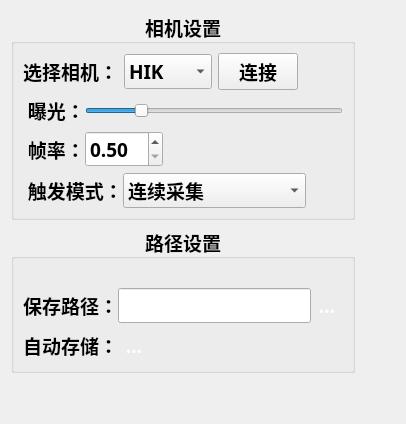
         <widget class="QWidget" name="page_cameraSetting">
          <layout class="QGridLayout" name="gridLayout_2">
           <item row="0" column="0">
            <widget class="QGroupBox" name="groupBox_13">
             <property name="sizePolicy">
              <sizepolicy hsizetype="Minimum" vsizetype="Minimum">
               <horstretch>10</horstretch>
               <verstretch>0</verstretch>
              </sizepolicy>
             </property>
             <property name="font">
              <font>
               <family>华文楷体</family>
               <pointsize>14</pointsize>
               <weight>75</weight>
               <bold>true</bold>
              </font>
             </property>
             <property name="title">
              <string>相机设置</string>
             </property>
             <property name="alignment">
              <set>Qt::AlignCenter</set>
             </property>
             <layout class="QVBoxLayout" name="verticalLayout_10">
              <item>
               <layout class="QHBoxLayout" name="horizontalLayout_6">
                <item>
                 <widget class="QLabel" name="label_2">
                  <property name="text">
                   <string>选择相机：</string>
                  </property>
                 </widget>
                </item>
                <item>
                 <widget class="QComboBox" name="comB_cameraBrand">
                  <item>
                   <property name="text">
                    <string>HIK</string>
                   </property>
                  </item>
                  <item>
                   <property name="text">
                    <string>Basler</string>
                   </property>
                  </item>
                 </widget>
                </item>
                <item>
                 <widget class="QPushButton" name="btn_connectCamera">
                  <property name="text">
                   <string>连接</string>
                  </property>
                 </widget>
                </item>
                <item>
                 <spacer name="horizontalSpacer">
                  <property name="orientation">
                   <enum>Qt::Horizontal</enum>
                  </property>
                  <property name="sizeHint" stdset="0">
                   <size>
                    <width>40</width>
                    <height>20</height>
                   </size>
                  </property>
                 </spacer>
                </item>
               </layout>
              </item>
              <item>
               <layout class="QHBoxLayout" name="horizontalLayout_20" stretch="1,10">
                <property name="spacing">
                 <number>0</number>
                </property>
                <item>
                 <widget class="QLabel" name="label_48">
                  <property name="text">
                   <string> 曝光：</string>
                  </property>
                 </widget>
                </item>
                <item>
                 <widget class="DM_Slider" name="cameraExposureSlider">
                  <property name="minimum">
                   <number>1</number>
                  </property>
                  <property name="maximum">
                   <number>999999</number>
                  </property>
                  <property name="pageStep">
                   <number>100</number>
                  </property>
                  <property name="value">
                   <number>20000</number>
                  </property>
                  <property name="sliderPosition">
                   <number>20000</number>
                  </property>
                  <property name="tracking">
                   <bool>true</bool>
                  </property>
                  <property name="orientation">
                   <enum>Qt::Horizontal</enum>
                  </property>
                  <property name="invertedAppearance">
                   <bool>false</bool>
                  </property>
                  <property name="invertedControls">
                   <bool>false</bool>
                  </property>
                  <property name="tickPosition">
                   <enum>QSlider::NoTicks</enum>
                  </property>
                  <property name="tickInterval">
                   <number>100</number>
                  </property>
                 </widget>
                </item>
               </layout>
              </item>
              <item>
               <layout class="QHBoxLayout" name="horizontalLayout_48" stretch="1,2,10">
                <property name="spacing">
                 <number>0</number>
                </property>
                <item>
                 <widget class="QLabel" name="label_49">
                  <property name="text">
                   <string> 帧率：</string>
                  </property>
                 </widget>
                </item>
                <item>
                 <widget class="QDoubleSpinBox" name="cameraFrameRate">
                  <property name="minimum">
                   <double>0.500000000000000</double>
                  </property>
                  <property name="maximum">
                   <double>20.000000000000000</double>
                  </property>
                 </widget>
                </item>
                <item>
                 <spacer name="horizontalSpacer_10">
                  <property name="orientation">
                   <enum>Qt::Horizontal</enum>
                  </property>
                  <property name="sizeHint" stdset="0">
                   <size>
                    <width>40</width>
                    <height>20</height>
                   </size>
                  </property>
                 </spacer>
                </item>
               </layout>
              </item>
              <item>
               <layout class="QHBoxLayout" name="horizontalLayout_50" stretch="1,5,1">
                <property name="spacing">
                 <number>0</number>
                </property>
                <item>
                 <widget class="QLabel" name="label_50">
                  <property name="text">
                   <string> 触发模式：</string>
                  </property>
                 </widget>
                </item>
                <item>
                 <widget class="QComboBox" name="camareTriggerType">
                  <item>
                   <property name="text">
                    <string>连续采集</string>
                   </property>
                  </item>
                  <item>
                   <property name="text">
                    <string>软件触发</string>
                   </property>
                  </item>
                  <item>
                   <property name="text">
                    <string>外部触发</string>
                   </property>
                  </item>
                 </widget>
                </item>
                <item>
                 <spacer name="horizontalSpacer_11">
                  <property name="orientation">
                   <enum>Qt::Horizontal</enum>
                  </property>
                  <property name="sizeHint" stdset="0">
                   <size>
                    <width>40</width>
                    <height>20</height>
                   </size>
                  </property>
                 </spacer>
                </item>
               </layout>
              </item>
             </layout>
            </widget>
           </item>
           <item row="0" column="1">
            <spacer name="horizontalSpacer_7">
             <property name="orientation">
              <enum>Qt::Horizontal</enum>
             </property>
             <property name="sizeHint" stdset="0">
              <size>
               <width>40</width>
               <height>20</height>
              </size>
             </property>
            </spacer>
           </item>
           <item row="1" column="0">
            <widget class="QGroupBox" name="groupBox_14">
             <property name="font">
              <font>
               <family>华文楷体</family>
               <pointsize>14</pointsize>
               <weight>75</weight>
               <bold>true</bold>
              </font>
             </property>
             <property name="title">
              <string>路径设置</string>
             </property>
             <property name="alignment">
              <set>Qt::AlignCenter</set>
             </property>
             <layout class="QVBoxLayout" name="verticalLayout_18">
              <item>
               <spacer name="horizontalSpacer_5">
                <property name="orientation">
                 <enum>Qt::Horizontal</enum>
                </property>
                <property name="sizeHint" stdset="0">
                 <size>
                  <width>40</width>
                  <height>20</height>
                 </size>
                </property>
               </spacer>
              </item>
              <item>
               <layout class="QHBoxLayout" name="horizontalLayout_54" stretch="2,10,1">
                <property name="spacing">
                 <number>0</number>
                </property>
                <item>
                 <widget class="QLabel" name="label_52">
                  <property name="text">
                   <string>保存路径：</string>
                  </property>
                 </widget>
                </item>
                <item>
                 <widget class="QLineEdit" name="saveCameraImagePathlineEdit">
                  <property name="readOnly">
                   <bool>true</bool>
                  </property>
                 </widget>
                </item>
                <item>
                 <widget class="QToolButton" name="btn_saveCameraImagePath">
                  <property name="styleSheet">
                   <string notr="true">QToolButton{ 
color:rgb(255, 255, 255); 
border-style:solid; 
background: qlineargradient(x1: 0, y1: 0, x2: 0, y2: 1, stop:0 rgb(226,236,241), 
stop: 0.3 rgb(160,160,160), 
stop: 1 rgb(140,140,140)); 
border:1px; 
background:transparent;
padding:1px 1px;
} </string>
                  </property>
                  <property name="text">
                   <string>...</string>
                  </property>
                  <property name="icon">
                   <iconset resource="resource.qrc">
                    <normaloff>:/icon/img/icon/open.png</normaloff>:/icon/img/icon/open.png</iconset>
                  </property>
                  <property name="iconSize">
                   <size>
                    <width>24</width>
                    <height>24</height>
                   </size>
                  </property>
                 </widget>
                </item>
               </layout>
              </item>
              <item>
               <layout class="QHBoxLayout" name="horizontalLayout_51" stretch="1,1,20">
                <property name="spacing">
                 <number>0</number>
                </property>
                <item>
                 <widget class="QLabel" name="label_51">
                  <property name="text">
                   <string>自动存储：</string>
                  </property>
                 </widget>
                </item>
                <item>
                 <widget class="QToolButton" name="btn_autosaveImage">
                  <property name="enabled">
                   <bool>true</bool>
                  </property>
                  <property name="tabletTracking">
                   <bool>false</bool>
                  </property>
                  <property name="styleSheet">
                   <string notr="true">QToolButton{ 
color:rgb(255, 255, 255); 
border-style:solid; 
background: qlineargradient(x1: 0, y1: 0, x2: 0, y2: 1, stop:0 rgb(226,236,241), 
stop: 0.3 rgb(160,160,160), 
stop: 1 rgb(140,140,140)); 
border:1px; 
background:transparent;
padding:1px 1px;
} </string>
                  </property>
                  <property name="text">
                   <string>...</string>
                  </property>
                  <property name="icon">
                   <iconset resource="resource.qrc">
                    <normaloff>:/icon/img/icon/close.png</normaloff>
                    <normalon>:/icon/img/icon/open1.png</normalon>:/icon/img/icon/close.png</iconset>
                  </property>
                  <property name="iconSize">
                   <size>
                    <width>100</width>
                    <height>30</height>
                   </size>
                  </property>
                  <property name="checkable">
                   <bool>true</bool>
                  </property>
                  <property name="checked">
                   <bool>false</bool>
                  </property>
                  <property name="autoRaise">
                   <bool>false</bool>
                  </property>
                 </widget>
                </item>
                <item>
                 <spacer name="horizontalSpacer_9">
                  <property name="orientation">
                   <enum>Qt::Horizontal</enum>
                  </property>
                  <property name="sizeHint" stdset="0">
                   <size>
                    <width>40</width>
                    <height>20</height>
                   </size>
                  </property>
                 </spacer>
                </item>
               </layout>
              </item>
             </layout>
            </widget>
           </item>
           <item row="1" column="1">
            <spacer name="horizontalSpacer_16">
             <property name="orientation">
              <enum>Qt::Horizontal</enum>
             </property>
             <property name="sizeHint" stdset="0">
              <size>
               <width>40</width>
               <height>20</height>
              </size>
             </property>
            </spacer>
           </item>
           <item row="2" column="0">
            <spacer name="verticalSpacer_6">
             <property name="orientation">
              <enum>Qt::Vertical</enum>
             </property>
             <property name="sizeHint" stdset="0">
              <size>
               <width>20</width>
               <height>40</height>
              </size>
             </property>
            </spacer>
           </item>
          </layout>
         </widget>
